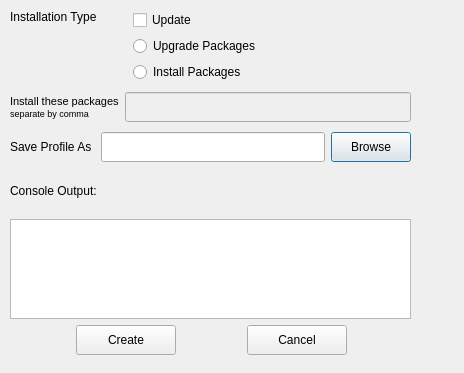
<?xml version="1.0" encoding="UTF-8"?>
<ui version="4.0">
 <class>CreateProfile</class>
 <widget class="QDialog" name="CreateProfile">
  <property name="geometry">
   <rect>
    <x>0</x>
    <y>0</y>
    <width>464</width>
    <height>373</height>
   </rect>
  </property>
  <property name="windowTitle">
   <string>Dialog</string>
  </property>
  <widget class="QWidget" name="verticalLayoutWidget">
   <property name="geometry">
    <rect>
     <x>10</x>
     <y>10</y>
     <width>401</width>
     <height>309</height>
    </rect>
   </property>
   <layout class="QVBoxLayout" name="verticalLayout">
    <item>
     <layout class="QVBoxLayout" name="verticalLayout_2">
      <property name="sizeConstraint">
       <enum>QLayout::SetFixedSize</enum>
      </property>
      <item>
       <layout class="QHBoxLayout" name="horizontalLayout">
        <item>
         <layout class="QVBoxLayout" name="verticalLayout_3">
          <property name="spacing">
           <number>6</number>
          </property>
          <property name="sizeConstraint">
           <enum>QLayout::SetMinimumSize</enum>
          </property>
          <item>
           <widget class="QLabel" name="lblInstallType">
            <property name="maximumSize">
             <size>
              <width>16777215</width>
              <height>16777215</height>
             </size>
            </property>
            <property name="text">
             <string>Installation Type</string>
            </property>
            <property name="alignment">
             <set>Qt::AlignLeading|Qt::AlignLeft|Qt::AlignTop</set>
            </property>
           </widget>
          </item>
         </layout>
        </item>
        <item>
         <layout class="QVBoxLayout" name="verticalLayout_4">
          <item>
           <widget class="QCheckBox" name="updateCheckBox">
            <property name="text">
             <string>Update</string>
            </property>
           </widget>
          </item>
          <item>
           <widget class="QRadioButton" name="upgradePackagesRadioBox">
            <property name="text">
             <string>Upgrade Packages</string>
            </property>
           </widget>
          </item>
          <item>
           <widget class="QRadioButton" name="installPackagesRadioBox">
            <property name="text">
             <string>Install Packages</string>
            </property>
           </widget>
          </item>
         </layout>
        </item>
        <item>
         <spacer name="horizontalSpacer">
          <property name="orientation">
           <enum>Qt::Horizontal</enum>
          </property>
          <property name="sizeType">
           <enum>QSizePolicy::Fixed</enum>
          </property>
          <property name="sizeHint" stdset="0">
           <size>
            <width>150</width>
            <height>20</height>
           </size>
          </property>
         </spacer>
        </item>
       </layout>
      </item>
     </layout>
    </item>
    <item>
     <spacer name="verticalSpacer_2">
      <property name="orientation">
       <enum>Qt::Vertical</enum>
      </property>
      <property name="sizeType">
       <enum>QSizePolicy::Fixed</enum>
      </property>
      <property name="sizeHint" stdset="0">
       <size>
        <width>20</width>
        <height>4</height>
       </size>
      </property>
     </spacer>
    </item>
    <item>
     <layout class="QHBoxLayout" name="horizontalLayout_6">
      <property name="sizeConstraint">
       <enum>QLayout::SetDefaultConstraint</enum>
      </property>
      <item>
       <widget class="QLabel" name="lblPackageList">
        <property name="text">
         <string>&lt;!DOCTYPE HTML PUBLIC &quot;-//W3C//DTD HTML 4.0//EN&quot; &quot;http://www.w3.org/TR/REC-html40/strict.dtd&quot;&gt;
&lt;html&gt;&lt;head&gt;&lt;meta name=&quot;qrichtext&quot; content=&quot;1&quot; /&gt;&lt;style type=&quot;text/css&quot;&gt;
p, li { white-space: pre-wrap; }
&lt;/style&gt;&lt;/head&gt;&lt;body style=&quot; font-family:'DejaVu Sans'; font-size:8pt; font-weight:400; font-style:normal;&quot;&gt;
&lt;p style=&quot; margin-top:0px; margin-bottom:0px; margin-left:0px; margin-right:0px; -qt-block-indent:0; text-indent:0px;&quot;&gt;Install these packages&lt;/p&gt;
&lt;p style=&quot; margin-top:0px; margin-bottom:0px; margin-left:0px; margin-right:0px; -qt-block-indent:0; text-indent:0px;&quot;&gt;&lt;span style=&quot; font-size:7pt;&quot;&gt;separate by comma&lt;/span&gt;&lt;/p&gt;&lt;/body&gt;&lt;/html&gt;</string>
        </property>
       </widget>
      </item>
      <item>
       <widget class="QLineEdit" name="packageList">
        <property name="enabled">
         <bool>false</bool>
        </property>
        <property name="minimumSize">
         <size>
          <width>0</width>
          <height>30</height>
         </size>
        </property>
        <property name="readOnly">
         <bool>false</bool>
        </property>
       </widget>
      </item>
     </layout>
    </item>
    <item>
     <spacer name="verticalSpacer">
      <property name="orientation">
       <enum>Qt::Vertical</enum>
      </property>
      <property name="sizeType">
       <enum>QSizePolicy::Fixed</enum>
      </property>
      <property name="sizeHint" stdset="0">
       <size>
        <width>20</width>
        <height>4</height>
       </size>
      </property>
     </spacer>
    </item>
    <item>
     <layout class="QVBoxLayout" name="verticalLayout_5">
      <property name="spacing">
       <number>6</number>
      </property>
      <property name="sizeConstraint">
       <enum>QLayout::SetDefaultConstraint</enum>
      </property>
      <item>
       <layout class="QHBoxLayout" name="horizontalLayout_2">
        <item>
         <layout class="QHBoxLayout" name="horizontalLayout_3">
          <item>
           <widget class="QLabel" name="lblSaveProfile">
            <property name="text">
             <string>Save Profile As </string>
            </property>
           </widget>
          </item>
          <item>
           <widget class="QLineEdit" name="profileFilePath">
            <property name="enabled">
             <bool>true</bool>
            </property>
            <property name="sizePolicy">
             <sizepolicy hsizetype="Expanding" vsizetype="Fixed">
              <horstretch>0</horstretch>
              <verstretch>0</verstretch>
             </sizepolicy>
            </property>
            <property name="minimumSize">
             <size>
              <width>0</width>
              <height>30</height>
             </size>
            </property>
           </widget>
          </item>
          <item>
           <widget class="QPushButton" name="browserFilePathButton">
            <property name="minimumSize">
             <size>
              <width>0</width>
              <height>30</height>
             </size>
            </property>
            <property name="text">
             <string>Browse</string>
            </property>
           </widget>
          </item>
         </layout>
        </item>
       </layout>
      </item>
      <item>
       <layout class="QVBoxLayout" name="verticalLayout_8">
        <item>
         <widget class="QLabel" name="lblConsoleOutput">
          <property name="text">
           <string>Console Output:</string>
          </property>
         </widget>
        </item>
        <item>
         <widget class="QTextEdit" name="consoleOutputHolder">
          <property name="sizePolicy">
           <sizepolicy hsizetype="Expanding" vsizetype="Fixed">
            <horstretch>0</horstretch>
            <verstretch>0</verstretch>
           </sizepolicy>
          </property>
          <property name="minimumSize">
           <size>
            <width>0</width>
            <height>100</height>
           </size>
          </property>
          <property name="maximumSize">
           <size>
            <width>16777215</width>
            <height>100</height>
           </size>
          </property>
         </widget>
        </item>
       </layout>
      </item>
     </layout>
    </item>
   </layout>
  </widget>
  <widget class="QWidget" name="horizontalLayoutWidget">
   <property name="geometry">
    <rect>
     <x>11</x>
     <y>320</y>
     <width>401</width>
     <height>40</height>
    </rect>
   </property>
   <layout class="QHBoxLayout" name="horizontalLayout_4">
    <item>
     <spacer name="horizontalSpacer_2">
      <property name="orientation">
       <enum>Qt::Horizontal</enum>
      </property>
      <property name="sizeHint" stdset="0">
       <size>
        <width>40</width>
        <height>20</height>
       </size>
      </property>
     </spacer>
    </item>
    <item>
     <widget class="QPushButton" name="createProfileButton">
      <property name="enabled">
       <bool>true</bool>
      </property>
      <property name="minimumSize">
       <size>
        <width>100</width>
        <height>30</height>
       </size>
      </property>
      <property name="text">
       <string>Create</string>
      </property>
      <property name="icon">
       <iconset resource="resources.qrc">
        <normaloff>:/icons/icons/dialog-ok-apply.png</normaloff>:/icons/icons/dialog-ok-apply.png</iconset>
      </property>
     </widget>
    </item>
    <item>
     <spacer name="horizontalSpacer_4">
      <property name="orientation">
       <enum>Qt::Horizontal</enum>
      </property>
      <property name="sizeHint" stdset="0">
       <size>
        <width>40</width>
        <height>20</height>
       </size>
      </property>
     </spacer>
    </item>
    <item>
     <widget class="QPushButton" name="cancelButton">
      <property name="minimumSize">
       <size>
        <width>100</width>
        <height>30</height>
       </size>
      </property>
      <property name="text">
       <string>Cancel</string>
      </property>
      <property name="icon">
       <iconset resource="resources.qrc">
        <normaloff>:/icons/icons/dialog-cancel.png</normaloff>:/icons/icons/dialog-cancel.png</iconset>
      </property>
     </widget>
    </item>
    <item>
     <spacer name="horizontalSpacer_3">
      <property name="orientation">
       <enum>Qt::Horizontal</enum>
      </property>
      <property name="sizeHint" stdset="0">
       <size>
        <width>40</width>
        <height>20</height>
       </size>
      </property>
     </spacer>
    </item>
   </layout>
  </widget>
 </widget>
 <resources>
  <include location="resources.qrc"/>
 </resources>
 <connections/>
</ui>
